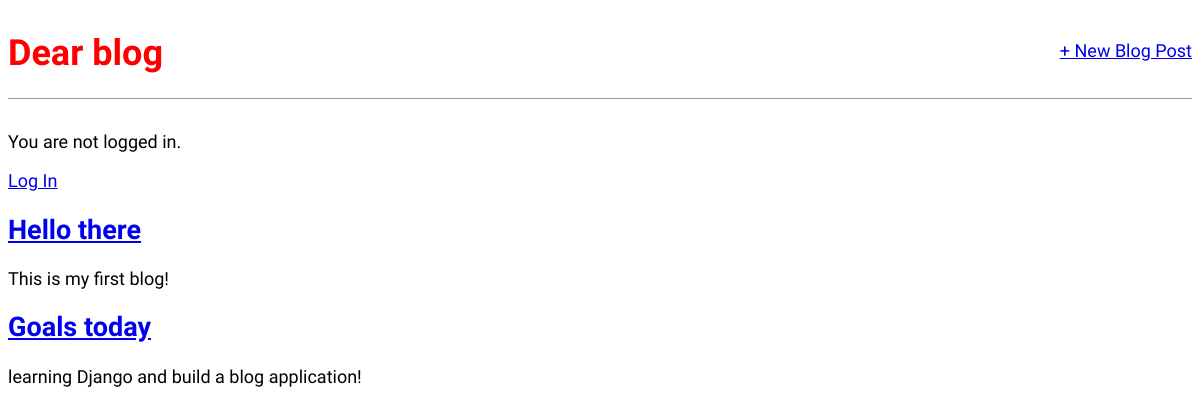
Before: / with the older database file.
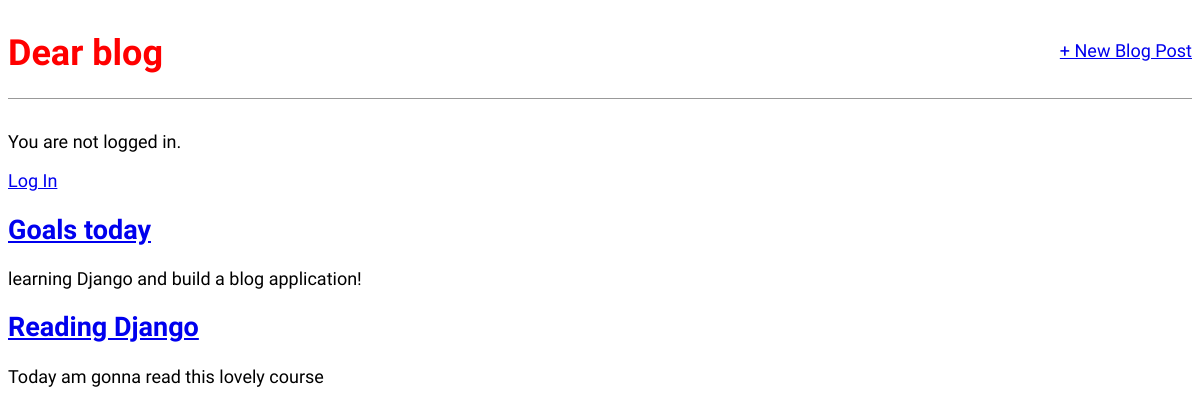
After: the same page with the newer database file.
### blog/models.py (models this page shows, shortened)
class Post(models.Model):
    title = models.CharField(max_length=200)
    author = models.ForeignKey(
        "auth.user",
        on_delete=models.CASCADE,
    )
    body = models.TextField()

### blog/views.py (the view)
# urls.py: path("", BlogListView.as_view(), name="home")
class BlogListView(ListView):
    model = Post
    template_name = "home.html"

### template/home.html
{% extends "base.html" %}
{% block content %}
    {% for post in object_list %}
        <div class="post_entry">
            <h2><a href="{% url 'post_detail' post.pk %}">{{ post.title }}</a></h2>
            <p>{{ post.body }}</p>
        </div>
    {% endfor %}
{% endblock content %}

### template/base.html (shortened to what this page needs)
{% load static %}
<html>
<head>
    <link href="{% static 'css/base.css' %}" rel="stylesheet">
</head>
<body>
<div>
    <header>
        <div class="nav-left">
            <h1><a href="{% url 'home' %}">Dear blog</a></h1>
        </div>
        <div class="nav-right">
            <a href="{% url 'post_new' %}">+ New Blog Post</a>
        </div>
    </header>
    {% if user.is_authenticated %}
        <p>Hello {{ user.username }}!</p>
    <p><a href="{% url 'logout' %}">Log Out</a></p>
    {% else %}
        <p>You are not logged in.</p>
    <a href="{% url 'login' %}">Log In</a>
    {% endif %}
    {% block content %}
    {% endblock content %}
</div>
</body>
</html>

### static/css/base.css (style rules this page uses)
header h1 a { color: red; }
body { font-family: 'Source Sans Pro', sans-serif; font-size: 18px; px; }
header { border-bottom: 1px solid #999; margin-bottom: 2rem; display: flex; }
header h1 a { color: red; text-decoration: none; }
.nav-left { margin-right: auto; }
.nav-right { display: flex; padding-top: 2rem; }

Changed rows visible on the page:
removed Post: title "Hello there", body "This is my first blog!"
added Post: title "Reading Django", body "Today am gonna read this lovely course"
